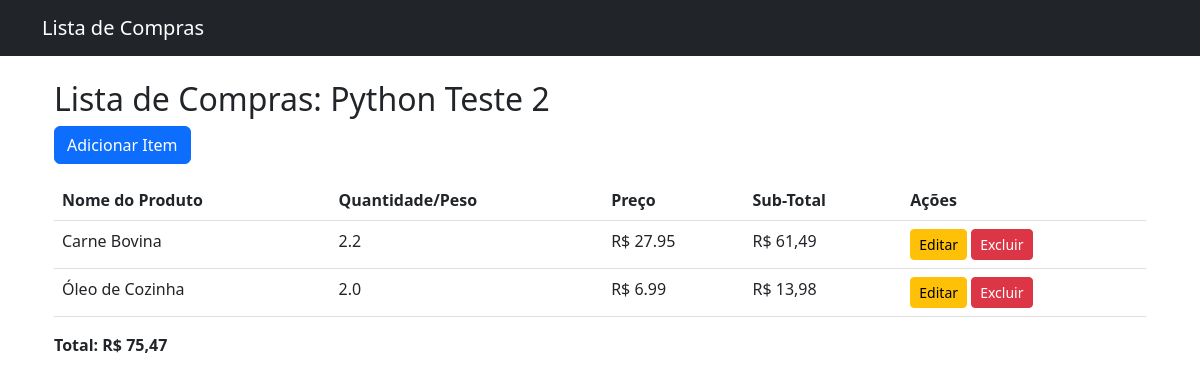
Page /nota/2/ on the committed database.
### compras/models.py (models this page shows, shortened)
class Nota(models.Model):
    titulo = models.CharField(max_length=255)

class Item(models.Model):
    nota = models.ForeignKey(Nota, on_delete=models.CASCADE)
    nome_produto = models.CharField(max_length=255)
    quantidade_peso = models.FloatField()
    preco = models.FloatField()
    @property
    def sub_total(self):
        return round(self.quantidade_peso * self.preco, 2)

### compras/views.py (the view)
# urls.py: path('nota/<int:nota_id>/', views.visualizar_nota, name='visualizar_nota'),
def visualizar_nota(request, nota_id):
    nota = get_object_or_404(Nota, id=nota_id)
    itens = Item.objects.filter(nota=nota)
    total_geral = round(sum(item.sub_total for item in itens), 2)  # Garantir arredondamento correto
    return render(request, 'compras/visualizar_nota.html', {'nota': nota, 'itens': itens, 'total_geral': total_geral})

### compras/templatetags/custom_filters.py (called while the page is built)
@register.filter
def format_currency(value):
    try:
        return "R$ {:,.2f}".format(float(value)).replace(",", "X").replace(".", ",").replace("X", ".")
    except (ValueError, TypeError):
        return "R$ 0,00"

### compras/templates/compras/visualizar_nota.html
{% extends "base.html" %}
{% block content %}
{% load custom_filters %}
<div class="container">
    <h2>Lista de Compras: {{ nota.titulo }}</h2>
    <a href="{% url 'adicionar_item' nota.id %}" class="btn btn-primary mb-3">Adicionar Item</a>
    <table class="table">
        <thead>
            <tr>
                <th>Nome do Produto</th>
                <th>Quantidade/Peso</th>
                <th>Preço</th>
                <th>Sub-Total</th>
                <th>Ações</th>
            </tr>
        </thead>
        <tbody>
            {% for item in itens %}
            <tr>
                <td>{{ item.nome_produto }}</td>
                <td>{{ item.quantidade_peso }}</td>
                <td>R$ {{ item.preco }}</td>
                <td> {{ item.sub_total|default:"0"|format_currency }}</td>
                <td>
                    <a href="{% url 'editar_item' item.id %}" class="btn btn-warning btn-sm">Editar</a>
                    <a href="{% url 'excluir_item' item.id %}" class="btn btn-danger btn-sm">Excluir</a>
                </td>
            </tr>
            {% endfor %}
        </tbody>
    </table>
    <p><strong>Total: {{ total_geral|default:"0"|format_currency }}</strong></p>
</div>
{% endblock %}

### rows in the picture
Nota: titulo "Python Teste 2"
Item: nome_produto "Carne Bovina", quantidade_peso "2.2", preco "27.95", sub_total "R$ 61,49"
Item: nome_produto "Óleo de Cozinha", quantidade_peso "2.0", preco "6.99", sub_total "R$ 13,98"

### other values in the picture
{{ total_geral|default:"0"|format_currency }} "R$ 75,47"
